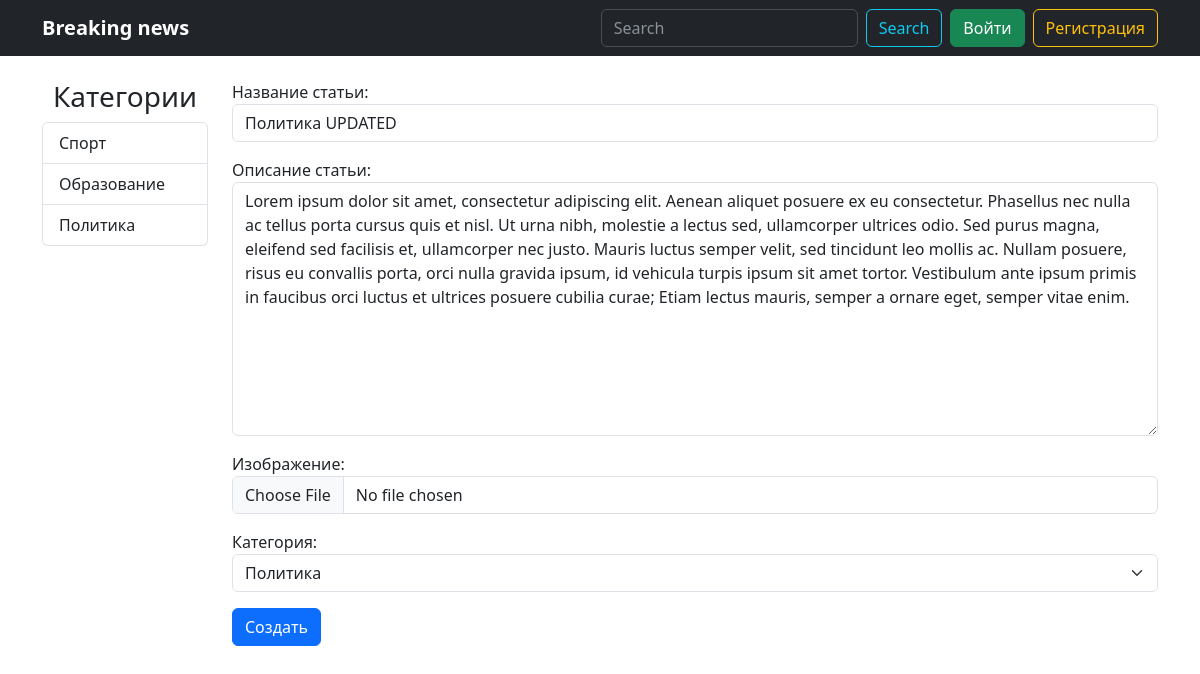
The app's page /update_article/2/ with its own data.
### web_site/models.py (models this page shows, shortened)
class Category(models.Model):
    title = models.CharField(verbose_name="Название категории", max_length=100)
    def __str__(self):
        return self.title
    def get_absolute_url(self):
        return reverse("category_articles", kwargs={"category_id": self.pk})
    class Meta:
        verbose_name = "Категория"
        verbose_name_plural = "Категория"

class Article(models.Model):
    title = models.CharField(verbose_name="Название статьи", max_length=100)
    content = models.TextField(verbose_name="Описание статьи")
    image = models.ImageField(verbose_name="Изображение", upload_to="photos/", blank=True, null=True)
    views = models.IntegerField(verbose_name="Кол-во просмотров", default=0)
    created_at = models.DateTimeField(verbose_name="Дата создания", auto_now_add=True)
    updated_at = models.DateTimeField(verbose_name="Дата обновления", auto_now_add=True)
    category = models.ForeignKey(to=Category, verbose_name="Категория", on_delete=models.CASCADE)
    author = models.ForeignKey(to=User, verbose_name="Автор", on_delete=models.CASCADE)
    class Meta:
        verbose_name = "Статья"
        verbose_name_plural = "Статья"

### web_site/views.py (the view)
# urls.py: path("update_article/<int:pk>/", views.UpdatePost.as_view(), name="update"),
class UpdatePost(UpdateView):
    model = Article
    form_class = ArticleForm
    template_name = "web_site/article_form.html"

### web_site/forms.py
class ArticleForm(forms.ModelForm):
    class Meta:
        model = Article
        fields = ["title", "content", "image", "category"]
        widgets = {
            "title": forms.TextInput(attrs={
                "class": "form-control"
            }),
            "content": forms.Textarea(attrs={
                "class": "form-control"
            }),
            "image": forms.FileInput(attrs={
                "class": "form-control"
            }),
            "category": forms.Select(attrs={
                "class": "form-select"
            })
        }

### web_site/templatetags/custom_tags.py (called while the page is built)
@register.simple_tag()
def get_categories():
    categories = Category.objects.all()
    return categories

@register.simple_tag(name="is_auth_pages")
def check_auth_page(request):
    is_unique = request.path in ("/login/", "/registration/", "/create_article/")
    is_user_page = "/profile/" in request.path
    return is_unique or is_user_page

### web_site/templates/web_site/article_form.html (shortened to what this page needs)
{% extends 'base.html' %}
{% block content %}
<form action="" method="post" enctype="multipart/form-data">
    {{ form.as_p }}
    <button class="btn btn-primary">Создать</button>
</form>
{% endblock content %}

### templates/base.html (shortened to what this page needs)
{% load custom_tags %}
<!doctype html>
<html lang="en">
<head>
    <link rel="stylesheet" href="https://cdn.jsdelivr.net/npm/bootstrap-icons@1.10.2/font/bootstrap-icons.css"
>
    <link rel="stylesheet" href="https://cdn.jsdelivr.net/npm/bootstrap@5.3.0-alpha3/dist/css/bootstrap.min.css">
</head>
<body>
<nav class="navbar navbar-expand-lg bg-dark" data-bs-theme="dark">
    <div class="container">
        <a class="navbar-brand" href="{% url 'home' %}"> <b>Breaking news</b></a>
        <div class="collapse navbar-collapse" id="navbarSupportedContent">
            <form class="d-flex ms-auto" role="search" action="{% url 'search' %}">
                <input class="form-control me-2" type="search" placeholder="Search" aria-label="Search" name="q">
                <button class="btn btn-outline-info" type="submit">Search</button>
            </form>
            <div class="d-flex gap-2 ms-2">
                {% if not request.user.is_authenticated %}
                <a href="{% url 'login' %}" class="btn btn-success">Войти</a>
                <a href="{% url 'registration' %}" class="btn btn-outline-warning">Регистрация</a>
                {% else %}
                <a href="{% url 'logout' %}" class="btn btn-outline-danger">Выйти</a>
                {% endif %}
            </div>
        </div>
    </div>
</nav>
<div class="container mt-4">
    <div class="row">
        {% is_auth_pages request as is_true %}
        {% if not is_true %}
        <div class="col-2">
            <h3 class="text-center">Категории</h3>
            <div class="list-group">
                {% get_categories as categories %}
                {% for category in categories %}
                <a href="{{ category.get_absolute_url }}" class="list-group-item list-group-item-action">{{ category }}</a>
                {% endfor %}
            </div>
        </div>
        {% endif %}
        <div class="{% if not is_true %} col-10 {% else %} col-6 mx-auto {% endif %}">
            {% block content %}
            {% endblock content %}
        </div>
    </div>
</div>
</body>
</html>

### records on screen
Category: title "Спорт"
Category: title "Образование"
Category: title "Политика"
Article: title "Политика UPDATED", content "Lorem ipsum dolor sit amet, consectetur adipiscing elit. Aenean aliquet posuere ex eu consectetur. Phasellus nec nulla ac tellus porta cursus quis et nisl. Ut urna nibh, molestie a lectus sed, ullamcorper ultrices odio. Sed purus magna, eleifend sed facilisis et, ullamcorper nec justo. Mauris luctus semper velit, sed tincidunt leo mollis ac. Nullam posuere, risus eu convallis porta, orci nulla gravida ipsum, id vehicula turpis ipsum sit amet tortor. Vestibulum ante ipsum primis in faucibus orci luctus et ultrices posuere cubilia curae; Etiam lectus mauris, semper a ornare eget, semper vitae enim.", category "Политика"
